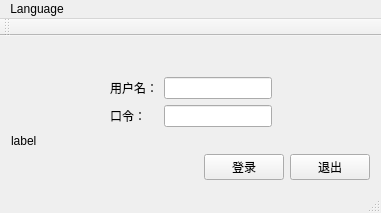
<?xml version="1.0" encoding="UTF-8"?>
<ui version="4.0">
 <class>MainWindow</class>
 <widget class="QMainWindow" name="MainWindow">
  <property name="geometry">
   <rect>
    <x>0</x>
    <y>0</y>
    <width>381</width>
    <height>213</height>
   </rect>
  </property>
  <property name="windowTitle">
   <string>MainWindow</string>
  </property>
  <widget class="QWidget" name="centralWidget">
   <layout class="QVBoxLayout" name="verticalLayout_3">
    <item>
     <spacer name="verticalSpacer_2">
      <property name="orientation">
       <enum>Qt::Vertical</enum>
      </property>
      <property name="sizeHint" stdset="0">
       <size>
        <width>20</width>
        <height>40</height>
       </size>
      </property>
     </spacer>
    </item>
    <item>
     <layout class="QHBoxLayout" name="horizontalLayout_2">
      <item>
       <spacer name="horizontalSpacer_2">
        <property name="orientation">
         <enum>Qt::Horizontal</enum>
        </property>
        <property name="sizeHint" stdset="0">
         <size>
          <width>40</width>
          <height>20</height>
         </size>
        </property>
       </spacer>
      </item>
      <item>
       <layout class="QVBoxLayout" name="verticalLayout">
        <item>
         <widget class="QLabel" name="username_label">
          <property name="text">
           <string>用户名：</string>
          </property>
         </widget>
        </item>
        <item>
         <widget class="QLabel" name="password_label">
          <property name="text">
           <string>口令：</string>
          </property>
         </widget>
        </item>
       </layout>
      </item>
      <item>
       <layout class="QVBoxLayout" name="verticalLayout_2">
        <item>
         <widget class="QLineEdit" name="lineEdit"/>
        </item>
        <item>
         <widget class="QLineEdit" name="lineEdit_2"/>
        </item>
       </layout>
      </item>
      <item>
       <spacer name="horizontalSpacer_3">
        <property name="orientation">
         <enum>Qt::Horizontal</enum>
        </property>
        <property name="sizeHint" stdset="0">
         <size>
          <width>40</width>
          <height>20</height>
         </size>
        </property>
       </spacer>
      </item>
     </layout>
    </item>
    <item>
     <spacer name="verticalSpacer">
      <property name="orientation">
       <enum>Qt::Vertical</enum>
      </property>
      <property name="sizeHint" stdset="0">
       <size>
        <width>20</width>
        <height>11</height>
       </size>
      </property>
     </spacer>
    </item>
    <item>
     <widget class="QLabel" name="message_label">
      <property name="text">
       <string>label</string>
      </property>
     </widget>
    </item>
    <item>
     <layout class="QHBoxLayout" name="horizontalLayout_3">
      <item>
       <spacer name="horizontalSpacer">
        <property name="orientation">
         <enum>Qt::Horizontal</enum>
        </property>
        <property name="sizeHint" stdset="0">
         <size>
          <width>40</width>
          <height>20</height>
         </size>
        </property>
       </spacer>
      </item>
      <item>
       <layout class="QHBoxLayout" name="horizontalLayout">
        <item>
         <widget class="QPushButton" name="pushButton">
          <property name="text">
           <string>登录</string>
          </property>
         </widget>
        </item>
        <item>
         <widget class="QPushButton" name="pushButton_2">
          <property name="text">
           <string>退出</string>
          </property>
         </widget>
        </item>
       </layout>
      </item>
     </layout>
    </item>
   </layout>
  </widget>
  <widget class="QMenuBar" name="menuBar">
   <property name="geometry">
    <rect>
     <x>0</x>
     <y>0</y>
     <width>381</width>
     <height>23</height>
    </rect>
   </property>
   <widget class="QMenu" name="menu">
    <property name="title">
     <string>Language</string>
    </property>
   </widget>
   <addaction name="menu"/>
  </widget>
  <widget class="QToolBar" name="mainToolBar">
   <attribute name="toolBarArea">
    <enum>TopToolBarArea</enum>
   </attribute>
   <attribute name="toolBarBreak">
    <bool>false</bool>
   </attribute>
  </widget>
  <widget class="QStatusBar" name="statusBar"/>
  <action name="action">
   <property name="text">
    <string>中文</string>
   </property>
  </action>
  <action name="actionEnglish">
   <property name="text">
    <string>English</string>
   </property>
  </action>
 </widget>
 <layoutdefault spacing="6" margin="11"/>
 <resources/>
 <connections/>
</ui>
